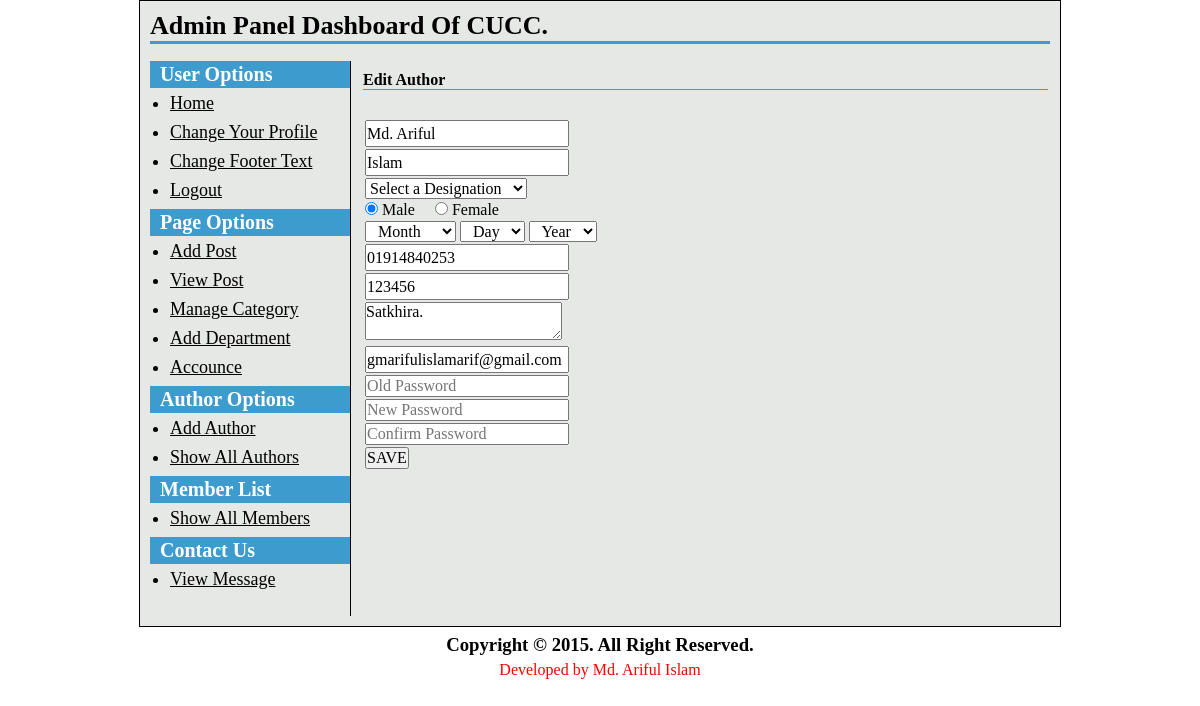
Screenshot of /admin/edit_author.php?author_id=2 (signed in) with the database file from the repository.
### tables this page shows
CREATE TABLE IF NOT EXISTS `author_list` (
  `author_id` int(11) NOT NULL,
  `author_pic` varchar(255) NOT NULL,
  `username` varchar(255) NOT NULL,
  `firstname` varchar(255) NOT NULL,
  `lastname` varchar(255) NOT NULL,
  `type` varchar(255) NOT NULL,
  `designation` varchar(255) NOT NULL,
  `sex` varchar(255) NOT NULL,
  `birthday` varchar(255) NOT NULL,
  `contact_number` varchar(255) NOT NULL,
  `account_number` varchar(255) NOT NULL,
  `address` text NOT NULL,
  `email` varchar(255) NOT NULL,
  `password` varchar(255) NOT NULL,
  `add_date` varchar(255) NOT NULL
);

### admin/edit_author.php (the view, shortened to what this page needs)
<?php
if(isset($_REQUEST['author_id'])) {
	$author_id = $_REQUEST['author_id'];
}
?>
<?php
include('config.php');
?>
<?php include('header.php');?>
	<h2>Edit Author</h2>
		<p>&nbsp;</p>
		<?php
					$statement = $db->prepare("SELECT * FROM author_list WHERE author_id=? ORDER By author_id");
					$statement->execute(array($author_id));
					$result = $statement->fetchAll(PDO::FETCH_ASSOC);
				foreach($result as $row)
				{
					$firstname = $row['firstname'];
					$lastname = $row['lastname'];
					$sex = $row['sex'];
					$contact_number = $row['contact_number'];
					$account_number = $row['account_number'];
					$address = $row['address'];
					$email = $row['email'];
				}
				?>
	<form action="" method="post">
		<table class="tbl1">
		<tr>
			<td><input class="short" type="text" name="firstname" value="<?php echo $firstname;?>" placeholder="First Name"></td>
		</tr>
		<tr>
			<td><input class="short" type="text" name="lastname" value="<?php echo $lastname;?>" placeholder="Last Name"></td>
		</tr>
		<tr>
		<td>
			<select class="short" name="designation">
			<option value="">Select a  Designation &nbsp;</option>
			</select>
		</td>
		</tr>
		<tr>
			<td><input type="radio" name="sex" value="male<?php echo $sex;?>" checked=""> Male &nbsp; &nbsp; <input type="radio" name="sex" value="<?php echo $sex;?>" > Female</td>
		</tr>
		<tr >
				<td>
						<select name="birth_month" id="birth_month">
						<option value=""> &nbsp; Month &nbsp;</option>
						</select>
						<select name="birth_day" id="birth_day">
						<option value="">&nbsp; Day &nbsp; </option>
						</select>
						<select name="birth_year" id="birth_year">
						<option value=""> &nbsp; Year &nbsp; </option>
						</select>
				</td>
		</tr>
		<tr>
			<td><input  class="short" type="text" name="contact_num" value="<?php echo $contact_number;?>" placeholder="Contact Number"></td>
		</tr>
		<tr >
			<td><input class="short" type="text" name="account_num" value="<?php echo $account_number;?>" placeholder="Account Number"></td>
		</tr>
		<tr class="address">
			<td><textarea class="short" name="address" value="" placeholder="Address"><?php echo $address;?></textarea></td>
		</tr>
		<tr>
			<td><input  class="short" type="text" name="email1" value="<?php echo $email;?>"  placeholder="Email"></td>
		</tr>
		<tr>
			<td><input class="short" type="password" name="old"  placeholder="Old Password"></td>
		</tr>
		<tr>
			<td><input class="short" type="password" name="new1" placeholder="New Password"></td>
		</tr>
		<tr>
			<td><input class="short" type="password" name="new2" placeholder="Confirm Password"></td>
		</tr>
		<tr>
			<td><input type="submit" value="SAVE" name="update_author"></td>
		</tr>
		</table>
	</form>
<?php include("footer.php"); ?>

### style-admin.css (style rules this page uses)
* { padding: 0; margin: 0; }
body, input, textarea, select { font-family: 'Times New Roman', arial; font-size: 16px; }
input[type='submit'] { cursor: pointer; }
input.short[type='text'], input.short[type='password'] { width: 200px; }
table.tbl1 { margin-top: 10px; }
table.tbl1 tr td input[type='text'] { height: 23px; line-height: 23px; }
#content h2 { font-size: 16px; color: #000; border-bottom: 1px solid #3d9ccd; margin-top: 10px; }

### rows the page displays
author_list: firstname "Md. Ariful", lastname "Islam", contact_num "01914840253", account_num "123456", address "Satkhira.", email1 "gmarifulislamarif@gmail.com"
